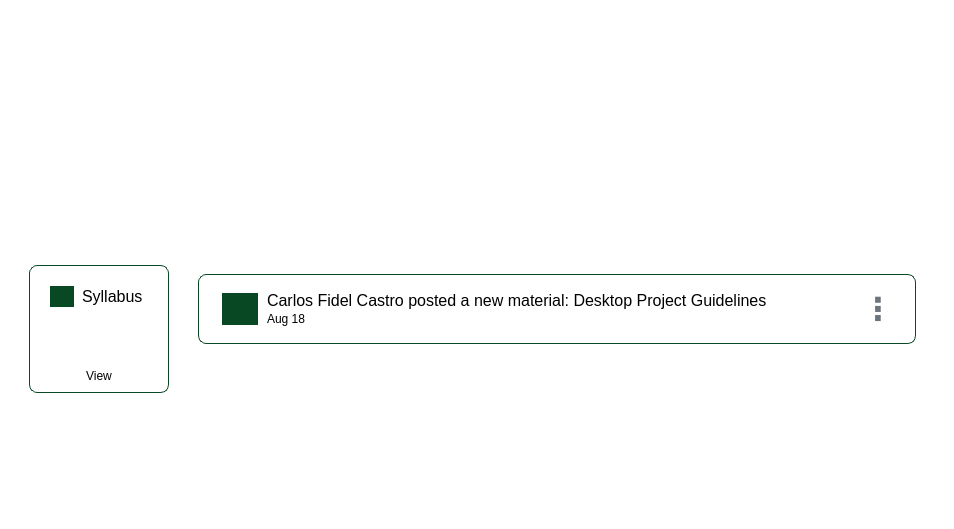
<?xml version="1.0" encoding="UTF-8"?>
<ui version="4.0">
 <class>ClassroomStreamContent</class>
 <widget class="QWidget" name="ClassroomStreamContent">
  <property name="geometry">
   <rect>
    <x>0</x>
    <y>0</y>
    <width>954</width>
    <height>529</height>
   </rect>
  </property>
  <property name="windowTitle">
   <string>Form</string>
  </property>
  <property name="styleSheet">
   <string notr="true">QWidget {
    background-color: transparent;
    font-family:&quot;Poppins&quot;;
}</string>
  </property>
  <layout class="QVBoxLayout" name="verticalLayout_2">
   <item>
    <layout class="QVBoxLayout" name="main_layout">
     <property name="spacing">
      <number>0</number>
     </property>
     <item>
      <widget class="QWidget" name="mainContent" native="true">
       <property name="minimumSize">
        <size>
         <width>0</width>
         <height>0</height>
        </size>
       </property>
       <property name="styleSheet">
        <string notr="true">QWidget {
    background: transparent;
    border-radius: 12px;
}</string>
       </property>
       <layout class="QVBoxLayout" name="verticalLayout">
        <item>
         <layout class="QVBoxLayout" name="contentlayout">
          <property name="leftMargin">
           <number>0</number>
          </property>
          <property name="topMargin">
           <number>0</number>
          </property>
          <property name="rightMargin">
           <number>0</number>
          </property>
          <property name="bottomMargin">
           <number>0</number>
          </property>
          <item>
           <widget class="QWidget" name="courseHeDER" native="true">
            <property name="minimumSize">
             <size>
              <width>0</width>
              <height>200</height>
             </size>
            </property>
            <property name="styleSheet">
             <string notr="true">QWidget {
    background: qlineargradient(x1:0, y1:0, x2:1, y2:1, 
        stop:0 #2d8f6f, stop:1 #4db38b);
    border-radius: 12px;
}</string>
            </property>
            <layout class="QVBoxLayout" name="verticalLayout_4">
             <item>
              <layout class="QVBoxLayout" name="headerLayout_2">
               <property name="leftMargin">
                <number>40</number>
               </property>
               <property name="topMargin">
                <number>30</number>
               </property>
               <property name="rightMargin">
                <number>40</number>
               </property>
               <property name="bottomMargin">
                <number>30</number>
               </property>
               <item>
                <widget class="QLabel" name="courseCode_label">
                 <property name="styleSheet">
                  <string notr="true">QLabel {
    color: rgba(255, 255, 255, 0.8);
    font-size: 14px;
	font-family: &quot;Poppins&quot;;
    background: transparent;
}</string>
                 </property>
                 <property name="text">
                  <string>ITSD81</string>
                 </property>
                </widget>
               </item>
               <item>
                <widget class="QLabel" name="courseTitle_label">
                 <property name="styleSheet">
                  <string notr="true">QLabel {
    color: white;
    font-size: 32px;
    font-weight: bold;
	font-family: &quot;Poppins-Semi-Bold&quot;;
    background: transparent;
}</string>
                 </property>
                 <property name="text">
                  <string>DESKTOP APPLICATION DEVELOPMENT LECTURE</string>
                 </property>
                </widget>
               </item>
               <item>
                <widget class="QLabel" name="courseSection_label">
                 <property name="styleSheet">
                  <string notr="true">QLabel {
    color: rgba(255, 255, 255, 0.9);
    font-size: 16px;
    font-weight: 400;
	font-family: &quot;Poppins&quot;;
    background: transparent;
    margin-top: 8px;
}</string>
                 </property>
                 <property name="text">
                  <string>BSIT-2C
MONDAY - 1:00 - 4:00 PM</string>
                 </property>
                </widget>
               </item>
              </layout>
             </item>
            </layout>
           </widget>
          </item>
         </layout>
        </item>
        <item>
         <widget class="QScrollArea" name="scrollArea">
          <property name="widgetResizable">
           <bool>true</bool>
          </property>
          <widget class="QWidget" name="scrollAreaWidgetContents">
           <property name="geometry">
            <rect>
             <x>0</x>
             <y>0</y>
             <width>899</width>
             <height>234</height>
            </rect>
           </property>
           <layout class="QVBoxLayout" name="verticalLayout_5">
            <item>
             <layout class="QHBoxLayout" name="horizontalLayout_5">
              <property name="spacing">
               <number>20</number>
              </property>
              <property name="leftMargin">
               <number>0</number>
              </property>
              <property name="topMargin">
               <number>30</number>
              </property>
              <property name="rightMargin">
               <number>0</number>
              </property>
              <property name="bottomMargin">
               <number>30</number>
              </property>
              <item>
               <widget class="QFrame" name="syllabusFrame">
                <property name="maximumSize">
                 <size>
                  <width>140</width>
                  <height>170</height>
                 </size>
                </property>
                <property name="styleSheet">
                 <string notr="true">QFrame {
    background-color: white;
    border-radius: 8px;
    border: 1px solid #084924;
}
QFrame:hover {
    border: 1px solid #e9ecef;
    box-shadow: 0 2px 8px rgba(0,0,0,0.08);
}</string>
                </property>
                <layout class="QVBoxLayout" name="verticalLayout_9">
                 <item>
                  <layout class="QVBoxLayout" name="syllabusCard_layout">
                   <property name="spacing">
                    <number>7</number>
                   </property>
                   <item>
                    <widget class="QWidget" name="syllabussss" native="true">
                     <layout class="QHBoxLayout" name="horizontalLayout_7">
                      <item>
                       <widget class="QLabel" name="icon_label2">
                        <property name="maximumSize">
                         <size>
                          <width>28</width>
                          <height>28</height>
                         </size>
                        </property>
                        <property name="styleSheet">
                         <string notr="true">QLabel {
    background-color: #084924;
    border-radius: 20px;
    border: 2px solid white;
    color: white;
    font-size: 18px;
}</string>
                        </property>
                        <property name="text">
                         <string/>
                        </property>
                        <property name="alignment">
                         <set>Qt::AlignCenter</set>
                        </property>
                        <property name="wordWrap">
                         <bool>false</bool>
                        </property>
                       </widget>
                      </item>
                      <item>
                       <layout class="QHBoxLayout" name="horizontalLayout_6">
                        <item>
                         <widget class="QLabel" name="label_2">
                          <property name="styleSheet">
                           <string notr="true">border: none;
font-size: 16px;</string>
                          </property>
                          <property name="text">
                           <string>Syllabus</string>
                          </property>
                         </widget>
                        </item>
                       </layout>
                      </item>
                     </layout>
                    </widget>
                   </item>
                   <item>
                    <spacer name="verticalSpacer_3">
                     <property name="orientation">
                      <enum>Qt::Vertical</enum>
                     </property>
                     <property name="sizeHint" stdset="0">
                      <size>
                       <width>20</width>
                       <height>40</height>
                      </size>
                     </property>
                    </spacer>
                   </item>
                   <item>
                    <widget class="QPushButton" name="pushButton">
                     <property name="text">
                      <string>View</string>
                     </property>
                    </widget>
                   </item>
                  </layout>
                 </item>
                </layout>
               </widget>
              </item>
              <item>
               <widget class="QWidget" name="stream_item_container" native="true">
                <layout class="QVBoxLayout" name="verticalLayout_6">
                 <item>
                  <layout class="QVBoxLayout" name="stream_items_layout">
                   <property name="spacing">
                    <number>15</number>
                   </property>
                   <item>
                    <widget class="QFrame" name="stream_item1">
                     <property name="minimumSize">
                      <size>
                       <width>0</width>
                       <height>70</height>
                      </size>
                     </property>
                     <property name="maximumSize">
                      <size>
                       <width>16777215</width>
                       <height>90</height>
                      </size>
                     </property>
                     <property name="styleSheet">
                      <string notr="true">QFrame {
    background-color: white;
    border-radius: 8px;
    border: 1px solid #084924 ;
}
QFrame:hover {
    border: 1px solid #e9ecef;
    box-shadow: 0 2px 8px rgba(0,0,0,0.08);
}</string>
                     </property>
                     <property name="frameShape">
                      <enum>QFrame::NoFrame</enum>
                     </property>
                     <property name="frameShadow">
                      <enum>QFrame::Raised</enum>
                     </property>
                     <layout class="QHBoxLayout" name="horizontalLayout_2">
                      <item>
                       <layout class="QHBoxLayout" name="stream_item_layout">
                        <property name="spacing">
                         <number>7</number>
                        </property>
                        <property name="leftMargin">
                         <number>12</number>
                        </property>
                        <property name="topMargin">
                         <number>7</number>
                        </property>
                        <property name="rightMargin">
                         <number>12</number>
                        </property>
                        <property name="bottomMargin">
                         <number>7</number>
                        </property>
                        <item>
                         <widget class="QLabel" name="icon_label1">
                          <property name="maximumSize">
                           <size>
                            <width>40</width>
                            <height>40</height>
                           </size>
                          </property>
                          <property name="styleSheet">
                           <string notr="true">QLabel {
    background-color: #084924;
    border-radius: 20px;
    border: 2px solid white;
    color: white;
    font-size: 18px;
}</string>
                          </property>
                          <property name="text">
                           <string/>
                          </property>
                          <property name="alignment">
                           <set>Qt::AlignCenter</set>
                          </property>
                         </widget>
                        </item>
                        <item>
                         <layout class="QVBoxLayout" name="titlelayout">
                          <property name="spacing">
                           <number>0</number>
                          </property>
                          <item>
                           <widget class="QLabel" name="title_label1">
                            <property name="styleSheet">
                             <string notr="true">border: none;
font-size: 16px;
</string>
                            </property>
                            <property name="text">
                             <string>Carlos Fidel Castro posted a new material: Desktop Project Guidelines</string>
                            </property>
                           </widget>
                          </item>
                          <item>
                           <widget class="QLabel" name="date_label1">
                            <property name="sizePolicy">
                             <sizepolicy hsizetype="Preferred" vsizetype="Expanding">
                              <horstretch>0</horstretch>
                              <verstretch>0</verstretch>
                             </sizepolicy>
                            </property>
                            <property name="styleSheet">
                             <string notr="true">border: none;
</string>
                            </property>
                            <property name="text">
                             <string>Aug 18</string>
                            </property>
                            <property name="wordWrap">
                             <bool>true</bool>
                            </property>
                           </widget>
                          </item>
                         </layout>
                        </item>
                        <item>
                         <widget class="QPushButton" name="pushButton_2">
                          <property name="maximumSize">
                           <size>
                            <width>32</width>
                            <height>32</height>
                           </size>
                          </property>
                          <property name="styleSheet">
                           <string notr="true">QPushButton {
    background: transparent;
    border: none;
    color: #6c757d;
    font-size: 32px;
    font-weight: bold;
    border-radius: 16px;
}
QPushButton:hover {
    background-color: #f8f9fa;
    color: #495057;
}
QPushButton:pressed {
    background-color: #e9ecef;
}</string>
                          </property>
                          <property name="text">
                           <string>⋮</string>
                          </property>
                         </widget>
                        </item>
                       </layout>
                      </item>
                     </layout>
                    </widget>
                   </item>
                  </layout>
                 </item>
                 <item>
                  <spacer name="verticalSpacer_2">
                   <property name="orientation">
                    <enum>Qt::Vertical</enum>
                   </property>
                   <property name="sizeType">
                    <enum>QSizePolicy::MinimumExpanding</enum>
                   </property>
                   <property name="sizeHint" stdset="0">
                    <size>
                     <width>20</width>
                     <height>40</height>
                    </size>
                   </property>
                  </spacer>
                 </item>
                </layout>
               </widget>
              </item>
             </layout>
            </item>
           </layout>
          </widget>
         </widget>
        </item>
        <item>
         <spacer name="verticalSpacer">
          <property name="orientation">
           <enum>Qt::Vertical</enum>
          </property>
          <property name="sizeType">
           <enum>QSizePolicy::MinimumExpanding</enum>
          </property>
          <property name="sizeHint" stdset="0">
           <size>
            <width>20</width>
            <height>20</height>
           </size>
          </property>
         </spacer>
        </item>
       </layout>
      </widget>
     </item>
    </layout>
   </item>
  </layout>
 </widget>
 <resources>
  <include location="../../../../src/font.qrc"/>
 </resources>
 <connections/>
</ui>
